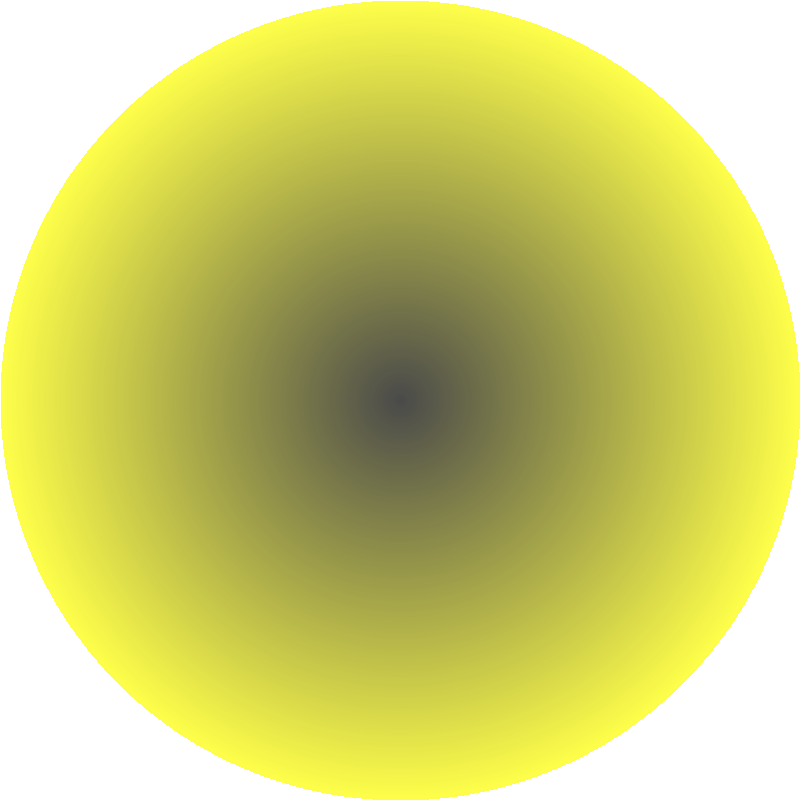
Frame 1 (no input)
Frame 2 (the mouse pressed at the canvas centre, redrawn once): identical to frame 1, image omitted

The Processing sketch that drew this single still picture (run headless with seeded random() and noise(); the mouse was pressed at the canvas centre and the sketch redrawn once):

// Processing sketch: Gradient3
// ── Gradient3.pde
void setup(){
  size(800, 800);
}

void draw(){
  background(255);
  for(float x= 0; x<width; x++){
    for(float y = 0; y<height; y++){
      float d = dist(x,y, width/2, height/2);
      if(d<400){
        stroke(255*d/400,255*d/400,0);
      }
      else{
        stroke(255);
      }
      point(x,y);
    }
  }
  noLoop();
}
